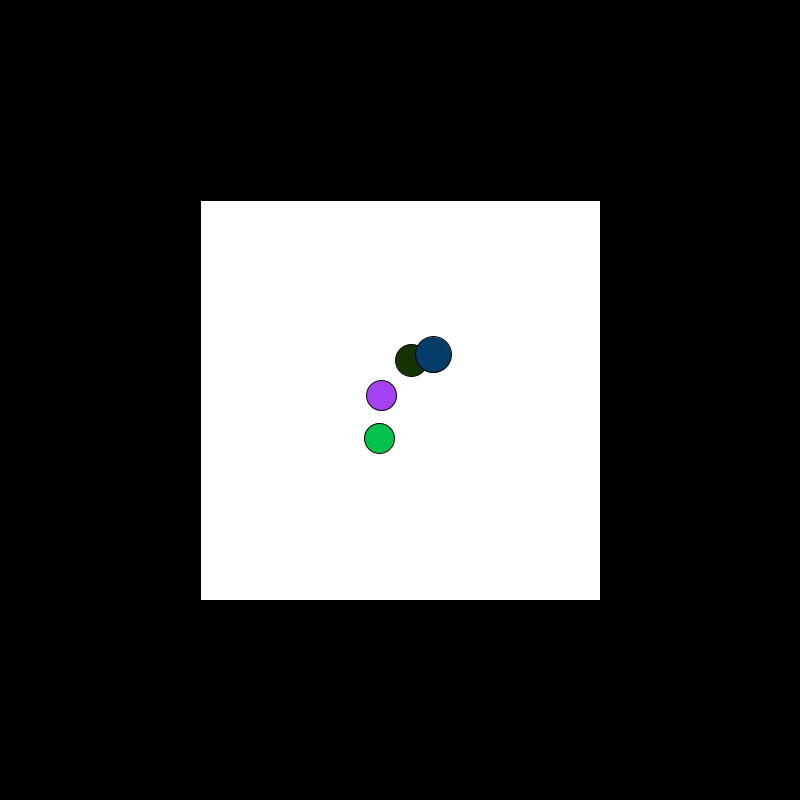
Frame 1 (no input)
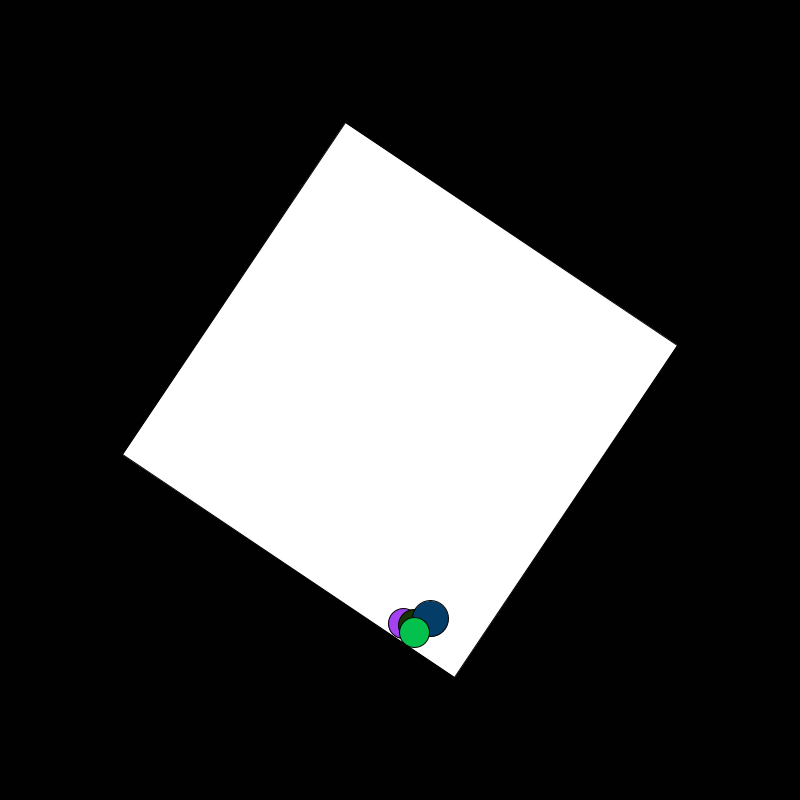
Frame 60 (the mouse pressed at the canvas centre just before this capture)
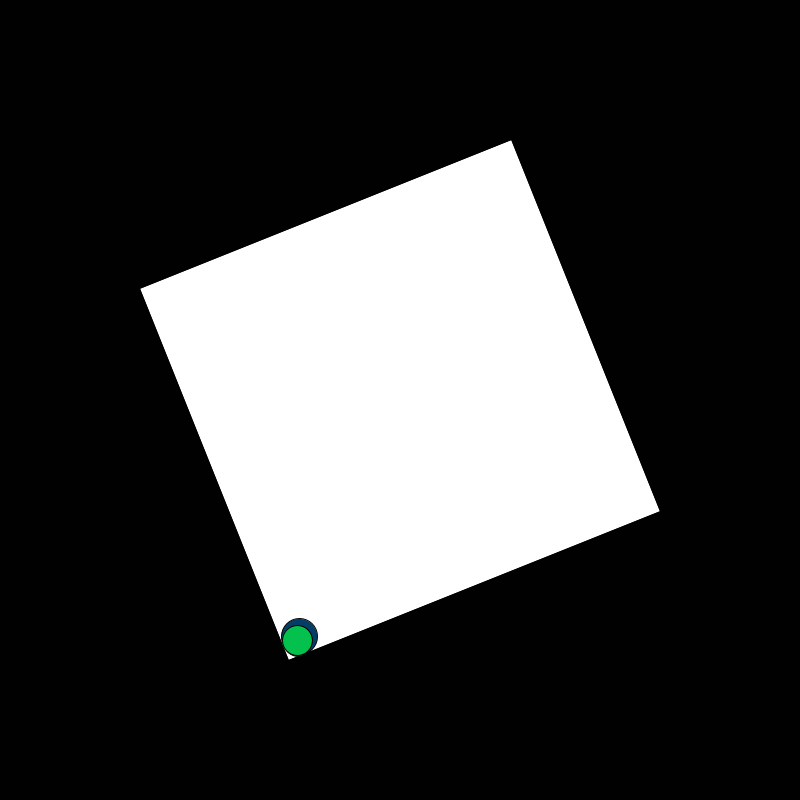
Frame 120 (the mouse held since frame 60 and released just before this capture)

The Processing sketch that drew these frames (run headless with seeded random() and noise(); from frame 60 on, the mouse is pressed at the canvas centre):

// Processing sketch: ex1
// ── ex1.pde
double dt = 0.01;
double t = 0;
int viewSize = 800;
double theta = 0;

// Box
double R = 200;

// Ball
int nbBalls = 4;
Ball[] balls = new Ball[nbBalls];

void settings() {
  size(viewSize, viewSize);
}

void setup() {  
  //Balls generation
  for (int i = 0; i < nbBalls; i++) {
    color randomColor = color(random(255), random(255), random(255));
    int randomSize = (int) random(25, 50);
    int randomWeight = (int) random(1, 10);
    PVector randomLocation = new PVector(random(-50, 50),random(-50, 50));
    PVector randomVelocity = new PVector(random(-5, 5),random(-5, 5));
    balls[i] = new Ball(randomColor, randomSize, randomWeight, randomLocation, randomVelocity);
    println("ID : "+i+balls[i].toString());
  }
}

void draw() {
  // Scene
  background(1);
  translate(viewSize / 2, viewSize / 2);

  // Box
  rotate((float) theta);
  fill(255, 255, 255);
  rect(-(float) R, -(float) R, 2 * (float) R, 2 * (float) R);
  rotate(-(float) theta);  

  // Ball
  for (Ball ball : balls) {
    ball.display();  
    ball.move();
  }
}

// ── ballClass.pde
class Ball {
  color c;
  int masse;
  double rayon, gravity;
  double omega = 0.25;
  PVector location;
  PVector velocity;
  PVector location0;
  PVector velocity0;
  
  Ball(color col, int size, int masse, PVector randomLocation, PVector randomVelocity) {
    c = col; 
    rayon = size/2;
    location = randomLocation;
    velocity = randomVelocity;
    location0 = new PVector(0, 0);
    velocity0 = new PVector(0, 0);
    gravity = 1500; 
  }
  
  String toString() {
    String s = "\nCouleur : #"+hex(c, 6);
    s += "\nTaille : "+rayon*2;
    s += "\n";
    return s;
  }
  
  void display() { 
    fill(c);
    circle(location.x,location.y, (float) (rayon * 2));
  }
  
  void move() {
    t += dt;
    theta += dt * omega;
    velocity.y += dt * gravity;
    PVector locationN = new PVector(location.x, location.y);
    location.add(PVector.mult(velocity, (float) dt));
  
    for (int i = 0; i < 4; i++) {
      PVector n = new PVector((float) Math.cos(theta + Math.PI / 2 * i), (float) Math.sin(theta + Math.PI / 2 * i));
      double d = location.x * n.x + location.y * n.y;
      double p = (d - (R - rayon)) < 0 ? 0 : (d - (R - rayon));
      PVector m = PVector.mult(n, (float) p);
      location.sub(m);
    }
    PVector e = PVector.sub(location, locationN);
    velocity = PVector.div(e, (float) dt);
  }
}
